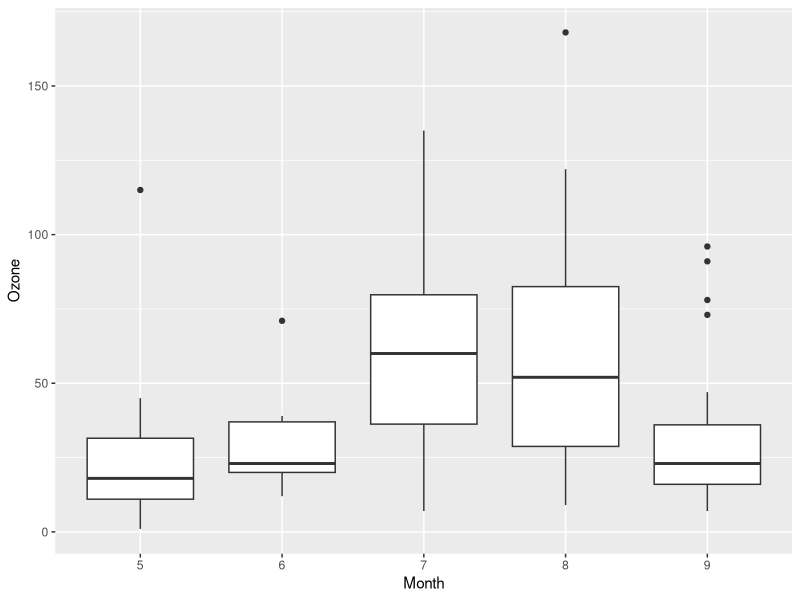

This chart was generated by the following R code:
library(ggplot2)
df <- airquality
df$Month <- factor(df$Month)
ggplot(df, aes(x = Month, y = Ozone)) + geom_boxplot()








